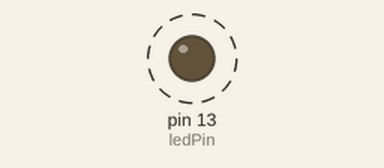
A sketch run on a simulated Teensy 4. Shown: output pins drawn as LEDs (lit = HIGH). Dashed ring = blinking. What the sketch prints to the serial monitor is not drawn.

Above: at 0.07 s.
Timing chart, 0 to 3.0 s (numbered marks = the images above):
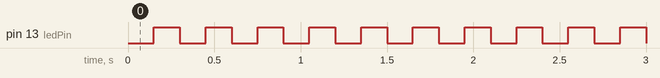

The sketch:

sketch_apr18b.ino
```cpp
IntervalTimer myTimer;

const int ledPin = LED_BUILTIN;  // the pin with a LED

void setup() {
  pinMode(ledPin, OUTPUT);
  Serial.begin(9600);
  myTimer.begin(blinkLED, 150000);  // blinkLED to run every 0.15 seconds
}

int ledState = LOW;
volatile unsigned long blinkCount = 0; // use volatile for shared variables

// functions called by IntervalTimer should be short, run as quickly as
// possible, and should avoid calling other functions if possible.
void blinkLED() {
  if (ledState == LOW) {
    ledState = HIGH;
    blinkCount = blinkCount + 1;  // increase when LED turns on
  } else {
    ledState = LOW;
  }
  digitalWrite(ledPin, ledState);
}

// The main program will print the blink count
// to the Arduino Serial Monitor
void loop() {
  unsigned long blinkCopy;  // holds a copy of the blinkCount

  // to read a variable which the interrupt code writes, we
  // must temporarily disable interrupts, to be sure it will
  // not change while we are reading.  To minimize the time
  // with interrupts off, just quickly make a copy, and then
  // use the copy while allowing the interrupt to keep working.
  noInterrupts();
  blinkCopy = blinkCount;
  interrupts();

  Serial.print("blinkCount = ");
  Serial.println(blinkCopy);
  delay(100);

  if(blinkCount>30){
    myTimer.end();
      Serial.println("Finished");
  }
}
```

Measured:
- by itself, pin 13 (ledPin): alternates HIGH for 0.15 s and LOW for 0.15 s, 61 changes in all, then stays HIGH
